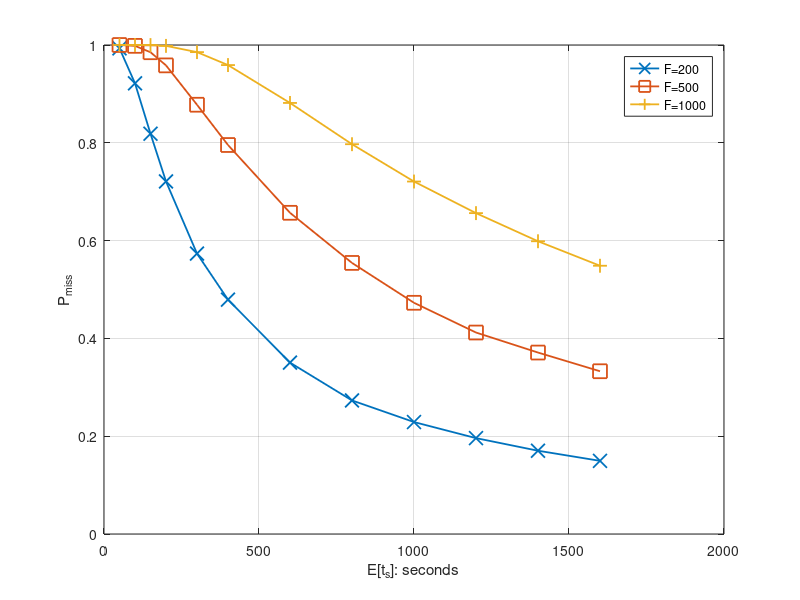

Write MATLAB code to recreate this figure.
%% File size
%N=10000
%x_label =[0	1	2	3	4	5	6	7	8	9	10	11	12	13	14	15	16	17	18	20	21	22	23	24	26]
%N=50000
%x_label =[0	1	2	3	4	5	6	7	8	9	10	11	12	13	14	15	16	17	18	19	20	21	22	23	24	26	27	29]
%N=100000
x_label =[50 100 150 200 300 400 600 800 1000 1200 1400 1600]


%% for DeadlinMissRatio
%N=10000
%y_sim = [0.022900	0.298500	0.208100	0.138100	0.095800	0.073500	0.047300	0.035500	0.023600	0.015500	0.012300	0.008400	0.006100	0.003900	0.002800	0.002700	0.001400	0.001300	0.001000	0.000300	0.000200	0.000100	0.000300	0.000200	0.000200];
%y_math = [0.022727	0.293865	0.205500	0.143706	0.100494	0.070276	0.049144	0.034366	0.024032	0.016806	0.011752	0.008218	0.005747	0.004019	0.002810	0.001965	0.001374	0.000961	0.000672	0.000329	0.000230	0.000161	0.000112	0.000079	0.000038];
%N=50000
%y_sim = [0.023880	0.293000	0.205740	0.143000	0.100800	0.071820	0.049000	0.034100	0.023400	0.015780	0.012560	0.007980	0.005580	0.003960	0.002720	0.002180	0.001620	0.001060	0.000520	0.000460	0.000260	0.000180	0.000240	0.000060	0.000040	0.000020	0.000020	0.000020];
%y_math = [0.022727	0.293865	0.205500	0.143706	0.100494	0.070276	0.049144	0.034366	0.024032	0.016806	0.011752	0.008218	0.005747	0.004019	0.002810	0.001965	0.001374	0.000961	0.000672	0.000470	0.000329	0.000230	0.000161	0.000112	0.000079	0.000038	0.000027	0.000013];

%VD
%y_1 = [66.19509	128.510219	182.838363	224.371127	284.016079	323.103115	371.462809	398.010906	416.761583	429.044708	438.580031	445.33395]
%y_2 = [34.801594	69.886912	104.072743	136.040975	190.732721	233.972221	314.747467	332.253853	357.707193	377.857224	391.966421	403.368779]
%y_3 = [39.102818	78.327067	115.363829	150.162505	206.826746	249.762361	327.287008	343.867539	367.984194	386.329887	399.25551	411.284891]

%VD
%y_1 = [3.89886	7.610382	10.929156	13.499487	17.321038	19.896579	23.006586	24.868398	26.096947	26.881006	27.617109	28.060511]
%y_2 = [3.843469	7.769213	11.590538	15.164857	21.406911	26.384764	35.919049	37.906797	40.86554	43.350286	45.031704	46.468653]
%y_3 = [7.862689	15.681709	23.104491	30.166935	41.889473	50.944409	67.225295	70.841109	76.058167	79.912198	82.758949	85.367435]

%Miss ratio
y_1 = [0.99318	0.92162	0.81852	0.721	0.57346	0.47926	0.3505	0.27314	0.22894	0.19608	0.1703	0.1496]
y_2 = [1	0.99824	0.98518	0.95832	0.87784	0.79548	0.65686	0.55436	0.47282	0.412	0.37106	0.33284]
y_3 = [1	1	0.99984	0.99822	0.98544	0.95896	0.88152	0.79712	0.7208	0.65618	0.59866	0.54858]

i = i+1;
figure(i)

plot(x_label,y_1,'-x', 'MarkerSize',10, 'LineWidth',1.3)
hold on
plot(x_label,y_2,'-s', 'MarkerSize',10, 'LineWidth',1.3)
hold on
plot(x_label,y_3,'-+', 'MarkerSize',10, 'LineWidth',1.3)
hold on


%xlabel('E[t_s]: seconds')
%ylabel('E[V_O]: MB')
xlabel('E[t_s]: seconds')
ylabel('P_{miss}')

%xticklabels({'62.5','125','250','500','1000','2000','4000','8000'});
%xticklabels({'10','20','40','80','160','320','640','1280'});
%xticklabels({'50','100','150','200','250','300','350','400'});

%xticklabels({'0',	'1',	'2',	'3',	'4','5',	'6',	'7',	'8',	'9',	'10',	'11',	'12',	'13',	'14',	'15',	'16',	'17'	,'18'	,'20'	,'21'	,'22',	'23',	'24',	'26'});
%set(gca, 'XTick', x_label);

legend({'F=200','F=500','F=1000'},'NumColumns',1);

hold off;
grid on;